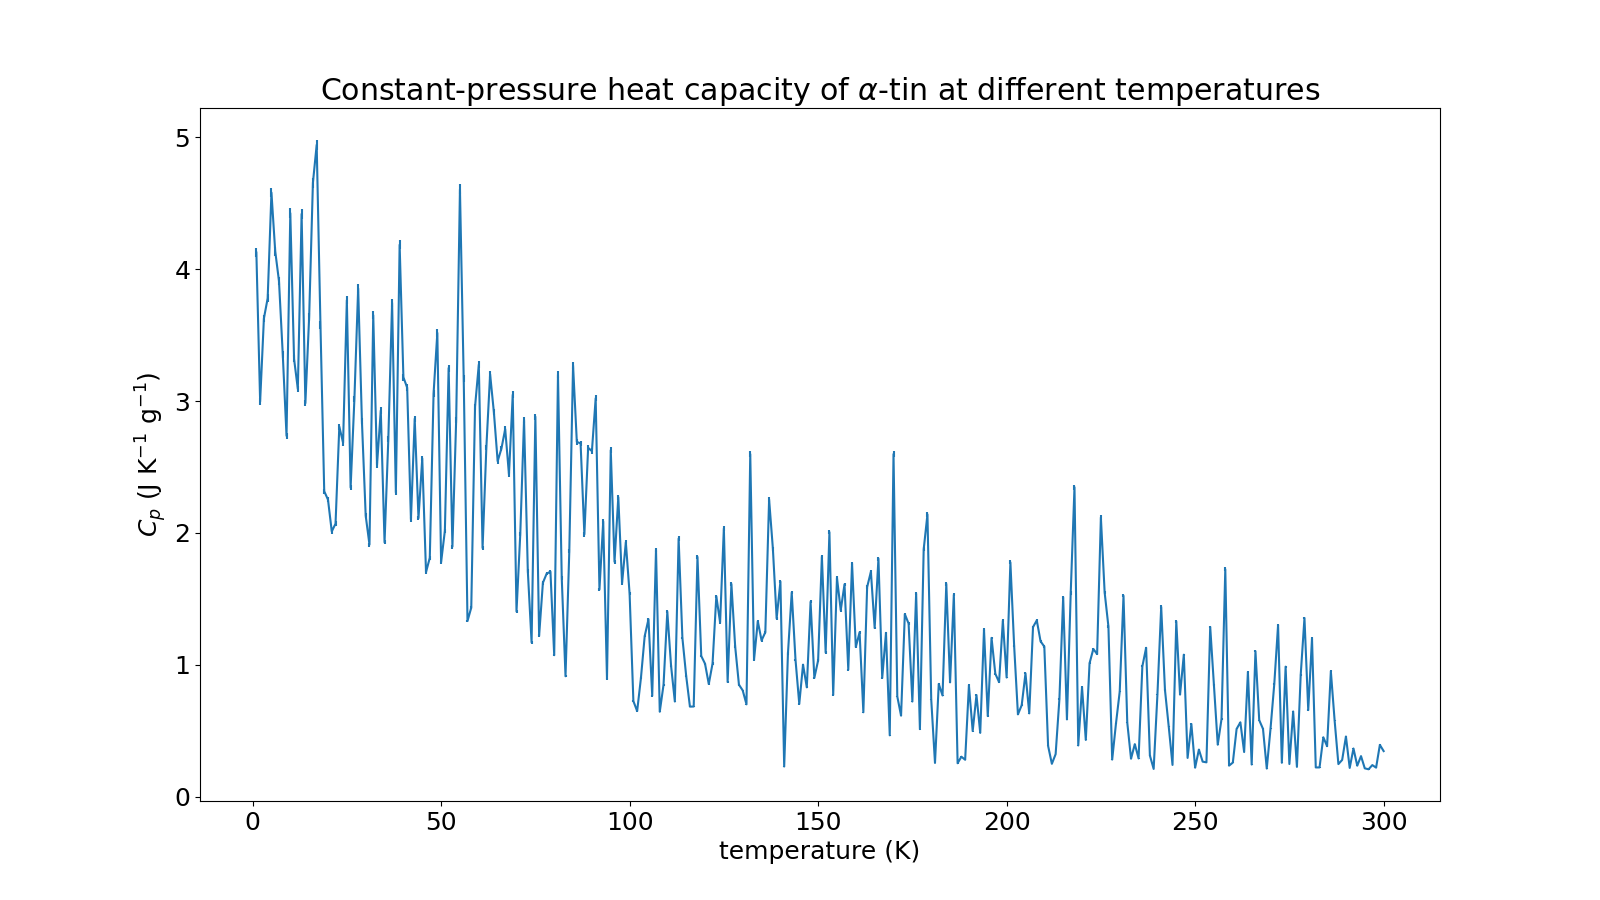

Here is the Python script that generated this plot:
import observables
import matplotlib.pyplot as plt
import numpy as np
import pandas as pd

replot = True
warmup = 20000

if not replot:
    heat_capacity_list = []

    for temperature in range(1, 301):
        print(f"Caculating heat capacity for T = {temperature}", end="\r")
        phase = "alpha"
        natom_per_cell = 8 if phase == "alpha" else 4
        natom = 5**3 * natom_per_cell
        

        energies, pressures, volumes, enthalpies = observables.read_observables(natom, phase, temperature)
        enthalpies = energies * natom + volumes * 6.242e-6
        cp = observables.cal_variance(enthalpies, warmup)
        cp /= 8.617333e-5 * temperature**2
        cp *= 1.602176e-19 / (natom / 6.02214e23 * 118.71)

        heat_capacity_list.append(cp)
else:
    heat_capacity_pd = pd.read_csv("heat_capacity_vs_T.csv")
    heat_capacity_list = np.array(heat_capacity_pd["Cp"])

error_heat_capacity_list = heat_capacity_list * np.sqrt(2/(50000-warmup-1))


def plot():
    plt.rcParams.update({'font.size': 18})
    fig = plt.figure(figsize = (16, 9))
    ax = fig.gca()
    ax.set_title(rf"Constant-pressure heat capacity of $\alpha$-tin at different temperatures")
    ax.set_xlabel("temperature (K)")
    ax.set_ylabel(r"$C_p$ (J K$^{-1}$ g$^{-1}$)")
    ax.errorbar(range(1, 301), heat_capacity_list, error_heat_capacity_list)
    ax.ticklabel_format(useOffset=False, style='plain')
    fig.savefig(f"heat_capacity_vs_T.png")


def output():
    heat_capacity_pd = []
    for temperature in range(1, 301):
        heat_capacity_pd.append({"temperature": temperature, "Cp": heat_capacity_list[temperature-1], "error": error_heat_capacity_list[temperature-1]})
        df = pd.DataFrame(heat_capacity_pd)
        df.to_csv("heat_capacity_vs_T.csv", index=False)


plot()
output()

